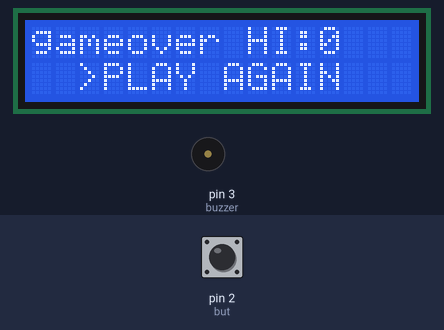
This sketch was run on a simulated Arduino Uno, built with avr-gcc and run on an emulated ATmega328P. On the bench: 16×2 character LCD, buzzer (waves = sounding). Inputs (shaded band) come from the test bench; at power-on: pin 2 (but) LOW.

Above: at 1.2 s.
1.3 s: pin 2 (but) pulled HIGH for 1 s
At 2.08 s:
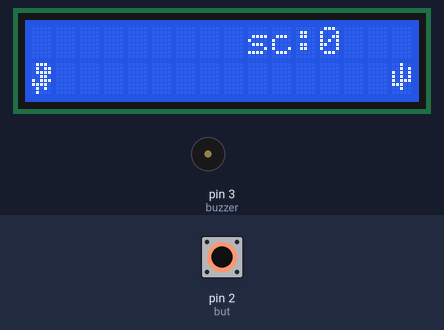
3.8 s: pin 2 (but) pulled HIGH for 3.2 s
At 4.47 s:
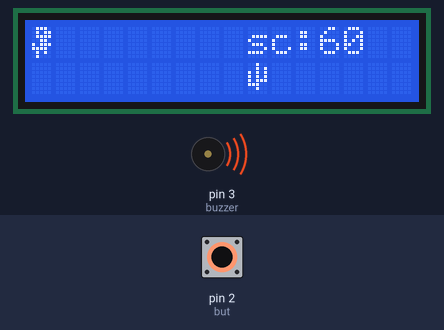
8.5 s: pin 2 (but) pulled HIGH for 0.25 s
At 9.03 s:
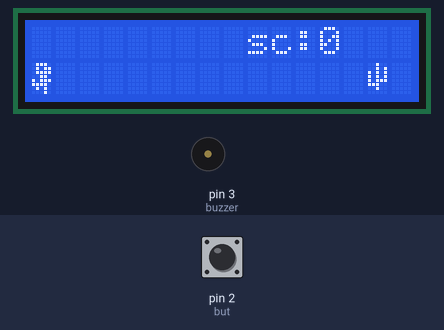
11.7 s: pin 2 (but) pulled HIGH for 0.25 s
At 12.0 s:
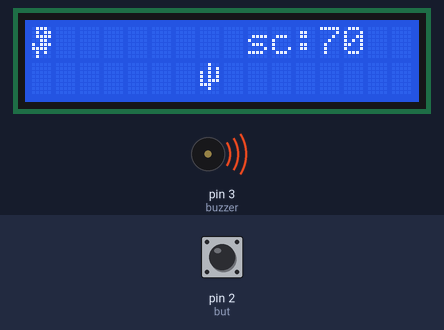
14.9 s: pin 2 (but) pulled HIGH for 3.2 s
At 15.96 s:
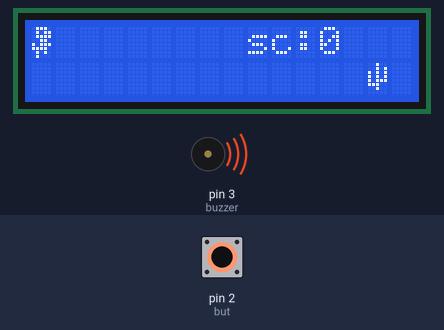
19.6 s: pin 2 (but) pulled HIGH for 3.2 s
At 20.25 s:
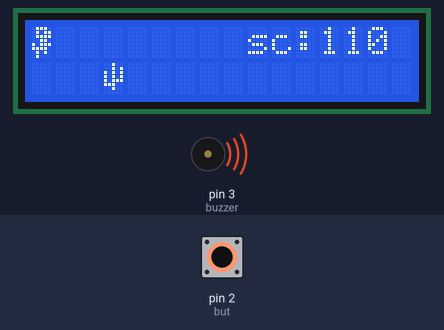
Timing chart, 0 to 24.0 s (numbered marks = the images above; inputs shaded):
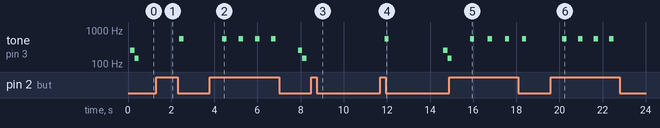

The sketch:

google_dino.ino
```cpp
#include <Wire.h>
#include <LiquidCrystal_I2C.h>
int score = 0;
int hiscore = 0;
int speeds = 400;
boolean butt;
int but = 2;
int buttt = 0;
int cact = 15;
int gameover = 0;
int valdino;
int valcac;
int buzzer = 3;

byte dino[8] = {
  0b01110,
  0b01011,
  0b01111,
  0b00110,
  0b10111,
  0b11110,
  0b01010,
  0b01000
};
byte dino2[8] = {
  0b01110,
  0b01011,
  0b01111,
  0b00110,
  0b10111,
  0b11110,
  0b01010,
  0b00010
};
byte vazio[8] = {
  0000000,
  0000000,
  0000000,
  0000000,
  0000000,
  0000000,
  0000000,
  0000000
};

byte cacti[8] = {
  0b00100,
  0b00101,
  0b10101,
  0b10101,
  0b10111,
  0b11100,
  0b00100,
  0b00000
};

byte block[8] = {
  0b11111,
  0b11111,
  0b11111,
  0b11111,
  0b11111,
  0b11111,
  0b11111,
  0b11111
};
LiquidCrystal_I2C lcd(0x27, 16, 2);

void setup() {
  // put your setup code here, to run once:
  lcd.init();
  Serial.begin(9600);
  lcd.createChar(0, dino);
  lcd.createChar(1, cacti);
  lcd.createChar(2, block);
  lcd.createChar(3, vazio);
  lcd.createChar(4, dino2);
  pinMode(but, INPUT);
  pinMode(buzzer, OUTPUT);
}

void loop() {
  // put your main code here, to run repeatedly:
  //vars de config iniciais
  butt = digitalRead(but);
  lcd.setBacklight(HIGH);

  //se o gameover ocorrer
  if (gameover == 0) {
    lcd.clear();
    tone(buzzer, 250);
    delay(200);
    tone(buzzer, 150);
    delay(200);
    noTone(buzzer);
    if (score > hiscore) {
      hiscore = score;
    }
    while (butt == LOW) {
      butt = digitalRead(but);
      lcd.setCursor(0, 0);
      lcd.print("gameover");
      lcd.setCursor(9, 0);
      lcd.print("HI:" );
      lcd.setCursor(12, 0);
      lcd.print(hiscore);
      lcd.setCursor(3, 1);
      lcd.print("PLAY AGAIN");
      lcd.setCursor(2, 1);
      lcd.print(">");
      delay(200);
      lcd.setCursor(2, 1);
      lcd.write(byte(3));
      butt = digitalRead(but);
      delay(200);
      butt = digitalRead(but);
      delay(200);
    }
    //restart
    if (butt == HIGH) {
      gameover = 1;
    }
  }
  //var pro cac andar e se o gameover for falso
  if (gameover == 1) {
    lcd.clear();
    speeds = 400;
    score = 0;
    while (cact >= 0 && gameover == 1) {
      if (valcac == 1 && valdino == 1) {
        gameover = 0;
      }
      lcd.setCursor(1, 1);//só pra arrumar bugzin de árvore travada
      lcd.write(byte(3));

      butt = digitalRead(but);
      lcd.setCursor(9, 0);
      lcd.print("sc:");
      lcd.setCursor(12, 0);
      lcd.print(score);
      score = score + 10; //aumenta score

      if (speeds > 50) {//aumenta a speed
        speeds = speeds - 5;
      }

      lcd.setCursor(cact, 1);
      lcd.write(byte(1));
      lcd.write(byte(3));
      cact--;
      lcd.setCursor(0, 0);//anim dino2
      lcd.write(byte(3));
      lcd.setCursor(0, 1);
      lcd.write(byte(4));
      delay(speeds / 2);
      valcac = 0;
      if (cact == 0) {
        valcac = 1;
        lcd.setCursor(0, 1);
        lcd.write(byte(3));
        cact = 15;
      }
      if (butt == HIGH && buttt == 1) {
        tone(buzzer, 550);
        buttt = 0;
        valdino = 0;
        lcd.setCursor(0, 1);
        lcd.write(byte(3));
        lcd.setCursor(0, 0);
        lcd.write(byte(0));
        delay(200);
        noTone(buzzer);
      } else {
        buttt = 1;
        valdino = 1;
        lcd.setCursor(0, 0);
        lcd.write(byte(3));
        lcd.setCursor(0, 1);
        lcd.write(byte(0));//anim dino1
        delay(speeds / 2);
      }
    }//cac
  }//gameover
}//void
```

Measured:
- after the input at 1.3 s, tone on pin 3 (buzzer): silent → 550 Hz after 1.1 s, → silent 0.20 s later; the display: first differs from a run without the input after 0.48 s (image 1 shows a later state)
- after the input at 3.8 s, the display: first differs from a run without the input after 0.57 s (image 2)
- after the input at 8.5 s, the display: first differs from a run without the input after 0.43 s (image 3)
- after the input at 11.7 s, the display: first differs from a run without the input after 0.20 s (image 4)
- after the input at 14.9 s, the display: first differs from a run without the input after 0.76 s (image 5 shows a later state)
- after the input at 19.6 s, the display: first differs from a run without the input after 0.54 s (image 6)
